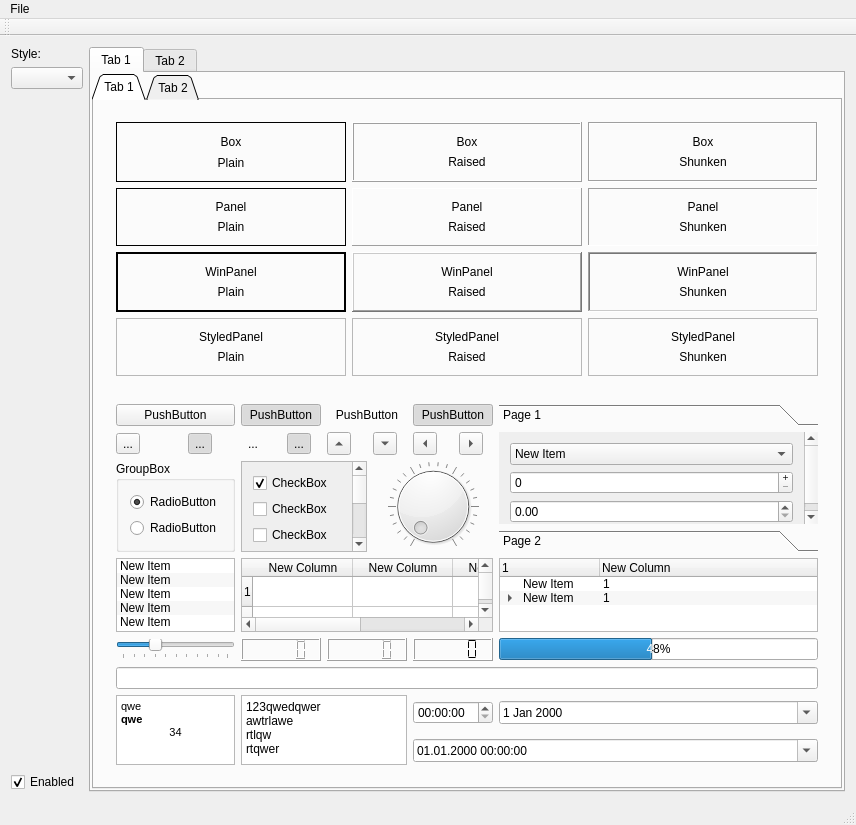
<?xml version="1.0" encoding="UTF-8"?>
<ui version="4.0">
 <class>MainWindow</class>
 <widget class="QMainWindow" name="MainWindow">
  <property name="geometry">
   <rect>
    <x>0</x>
    <y>0</y>
    <width>856</width>
    <height>816</height>
   </rect>
  </property>
  <property name="windowTitle">
   <string>MainWindow</string>
  </property>
  <widget class="QWidget" name="centralWidget">
   <layout class="QHBoxLayout" name="horizontalLayout">
    <item>
     <widget class="QWidget" name="styleWidget" native="true">
      <layout class="QVBoxLayout" name="verticalLayout_2">
       <property name="margin">
        <number>0</number>
       </property>
       <item>
        <layout class="QVBoxLayout" name="verticalLayout">
         <item>
          <widget class="QLabel" name="label">
           <property name="text">
            <string>Style:</string>
           </property>
          </widget>
         </item>
         <item>
          <widget class="QComboBox" name="styleCombo"/>
         </item>
        </layout>
       </item>
       <item>
        <widget class="ColorWidget" name="colorWidget" native="true"/>
       </item>
       <item>
        <spacer name="verticalSpacer">
         <property name="orientation">
          <enum>Qt::Vertical</enum>
         </property>
         <property name="sizeHint" stdset="0">
          <size>
           <width>20</width>
           <height>40</height>
          </size>
         </property>
        </spacer>
       </item>
       <item>
        <widget class="QCheckBox" name="enabledCheckBox">
         <property name="text">
          <string>Enabled</string>
         </property>
         <property name="checked">
          <bool>true</bool>
         </property>
        </widget>
       </item>
      </layout>
     </widget>
    </item>
    <item>
     <widget class="QTabWidget" name="tabWidget">
      <property name="tabShape">
       <enum>QTabWidget::Rounded</enum>
      </property>
      <property name="currentIndex">
       <number>0</number>
      </property>
      <widget class="QWidget" name="tab">
       <attribute name="title">
        <string>Tab 1</string>
       </attribute>
       <layout class="QVBoxLayout" name="verticalLayout_3">
        <property name="margin">
         <number>1</number>
        </property>
        <item>
         <widget class="QTabWidget" name="tabWidget_2">
          <property name="tabPosition">
           <enum>QTabWidget::North</enum>
          </property>
          <property name="tabShape">
           <enum>QTabWidget::Triangular</enum>
          </property>
          <property name="currentIndex">
           <number>0</number>
          </property>
          <widget class="QWidget" name="tab_3">
           <attribute name="title">
            <string>Tab 1</string>
           </attribute>
           <layout class="QVBoxLayout" name="verticalLayout_16">
            <item>
             <widget class="QWidget" name="frameWidget" native="true">
              <layout class="QGridLayout" name="gridLayout">
               <item row="0" column="0">
                <widget class="QFrame" name="frame_4">
                 <property name="frameShape">
                  <enum>QFrame::Box</enum>
                 </property>
                 <layout class="QVBoxLayout" name="verticalLayout_4">
                  <item>
                   <widget class="QLabel" name="label_2">
                    <property name="text">
                     <string>Box</string>
                    </property>
                    <property name="alignment">
                     <set>Qt::AlignCenter</set>
                    </property>
                   </widget>
                  </item>
                  <item>
                   <widget class="QLabel" name="label_14">
                    <property name="text">
                     <string>Plain</string>
                    </property>
                    <property name="alignment">
                     <set>Qt::AlignCenter</set>
                    </property>
                   </widget>
                  </item>
                 </layout>
                </widget>
               </item>
               <item row="0" column="1">
                <widget class="QFrame" name="frame_5">
                 <property name="frameShape">
                  <enum>QFrame::Box</enum>
                 </property>
                 <property name="frameShadow">
                  <enum>QFrame::Raised</enum>
                 </property>
                 <layout class="QVBoxLayout" name="verticalLayout_5">
                  <item>
                   <widget class="QLabel" name="label_3">
                    <property name="text">
                     <string>Box</string>
                    </property>
                    <property name="alignment">
                     <set>Qt::AlignCenter</set>
                    </property>
                   </widget>
                  </item>
                  <item>
                   <widget class="QLabel" name="label_18">
                    <property name="text">
                     <string>Raised</string>
                    </property>
                    <property name="alignment">
                     <set>Qt::AlignCenter</set>
                    </property>
                   </widget>
                  </item>
                 </layout>
                </widget>
               </item>
               <item row="0" column="2">
                <widget class="QFrame" name="frame_6">
                 <property name="frameShape">
                  <enum>QFrame::Box</enum>
                 </property>
                 <property name="frameShadow">
                  <enum>QFrame::Sunken</enum>
                 </property>
                 <layout class="QVBoxLayout" name="verticalLayout_6">
                  <item>
                   <widget class="QLabel" name="label_4">
                    <property name="text">
                     <string>Box</string>
                    </property>
                    <property name="alignment">
                     <set>Qt::AlignCenter</set>
                    </property>
                   </widget>
                  </item>
                  <item>
                   <widget class="QLabel" name="label_22">
                    <property name="text">
                     <string>Shunken</string>
                    </property>
                    <property name="alignment">
                     <set>Qt::AlignCenter</set>
                    </property>
                   </widget>
                  </item>
                 </layout>
                </widget>
               </item>
               <item row="1" column="0">
                <widget class="QFrame" name="frame_7">
                 <property name="frameShape">
                  <enum>QFrame::Panel</enum>
                 </property>
                 <layout class="QVBoxLayout" name="verticalLayout_7">
                  <item>
                   <widget class="QLabel" name="label_5">
                    <property name="text">
                     <string>Panel</string>
                    </property>
                    <property name="alignment">
                     <set>Qt::AlignCenter</set>
                    </property>
                   </widget>
                  </item>
                  <item>
                   <widget class="QLabel" name="label_15">
                    <property name="text">
                     <string>Plain</string>
                    </property>
                    <property name="alignment">
                     <set>Qt::AlignCenter</set>
                    </property>
                   </widget>
                  </item>
                 </layout>
                </widget>
               </item>
               <item row="1" column="1">
                <widget class="QFrame" name="frame_8">
                 <property name="frameShape">
                  <enum>QFrame::Panel</enum>
                 </property>
                 <property name="frameShadow">
                  <enum>QFrame::Raised</enum>
                 </property>
                 <layout class="QVBoxLayout" name="verticalLayout_8">
                  <item>
                   <widget class="QLabel" name="label_6">
                    <property name="text">
                     <string>Panel</string>
                    </property>
                    <property name="alignment">
                     <set>Qt::AlignCenter</set>
                    </property>
                   </widget>
                  </item>
                  <item>
                   <widget class="QLabel" name="label_19">
                    <property name="text">
                     <string>Raised</string>
                    </property>
                    <property name="alignment">
                     <set>Qt::AlignCenter</set>
                    </property>
                   </widget>
                  </item>
                 </layout>
                </widget>
               </item>
               <item row="1" column="2">
                <widget class="QFrame" name="frame_9">
                 <property name="frameShape">
                  <enum>QFrame::Panel</enum>
                 </property>
                 <property name="frameShadow">
                  <enum>QFrame::Sunken</enum>
                 </property>
                 <layout class="QVBoxLayout" name="verticalLayout_9">
                  <item>
                   <widget class="QLabel" name="label_7">
                    <property name="text">
                     <string>Panel</string>
                    </property>
                    <property name="alignment">
                     <set>Qt::AlignCenter</set>
                    </property>
                   </widget>
                  </item>
                  <item>
                   <widget class="QLabel" name="label_23">
                    <property name="text">
                     <string>Shunken</string>
                    </property>
                    <property name="alignment">
                     <set>Qt::AlignCenter</set>
                    </property>
                   </widget>
                  </item>
                 </layout>
                </widget>
               </item>
               <item row="2" column="0">
                <widget class="QFrame" name="frame_10">
                 <property name="frameShape">
                  <enum>QFrame::WinPanel</enum>
                 </property>
                 <layout class="QVBoxLayout" name="verticalLayout_10">
                  <item>
                   <widget class="QLabel" name="label_8">
                    <property name="text">
                     <string>WinPanel</string>
                    </property>
                    <property name="alignment">
                     <set>Qt::AlignCenter</set>
                    </property>
                   </widget>
                  </item>
                  <item>
                   <widget class="QLabel" name="label_16">
                    <property name="text">
                     <string>Plain</string>
                    </property>
                    <property name="alignment">
                     <set>Qt::AlignCenter</set>
                    </property>
                   </widget>
                  </item>
                 </layout>
                </widget>
               </item>
               <item row="2" column="1">
                <widget class="QFrame" name="frame_11">
                 <property name="frameShape">
                  <enum>QFrame::WinPanel</enum>
                 </property>
                 <property name="frameShadow">
                  <enum>QFrame::Raised</enum>
                 </property>
                 <layout class="QVBoxLayout" name="verticalLayout_11">
                  <item>
                   <widget class="QLabel" name="label_9">
                    <property name="text">
                     <string>WinPanel</string>
                    </property>
                    <property name="alignment">
                     <set>Qt::AlignCenter</set>
                    </property>
                   </widget>
                  </item>
                  <item>
                   <widget class="QLabel" name="label_20">
                    <property name="text">
                     <string>Raised</string>
                    </property>
                    <property name="alignment">
                     <set>Qt::AlignCenter</set>
                    </property>
                   </widget>
                  </item>
                 </layout>
                </widget>
               </item>
               <item row="2" column="2">
                <widget class="QFrame" name="frame_12">
                 <property name="frameShape">
                  <enum>QFrame::WinPanel</enum>
                 </property>
                 <property name="frameShadow">
                  <enum>QFrame::Sunken</enum>
                 </property>
                 <layout class="QVBoxLayout" name="verticalLayout_12">
                  <item>
                   <widget class="QLabel" name="label_10">
                    <property name="text">
                     <string>WinPanel</string>
                    </property>
                    <property name="alignment">
                     <set>Qt::AlignCenter</set>
                    </property>
                   </widget>
                  </item>
                  <item>
                   <widget class="QLabel" name="label_24">
                    <property name="text">
                     <string>Shunken</string>
                    </property>
                    <property name="alignment">
                     <set>Qt::AlignCenter</set>
                    </property>
                   </widget>
                  </item>
                 </layout>
                </widget>
               </item>
               <item row="3" column="0">
                <widget class="QFrame" name="frame_16">
                 <property name="frameShape">
                  <enum>QFrame::StyledPanel</enum>
                 </property>
                 <layout class="QVBoxLayout" name="verticalLayout_13">
                  <item>
                   <widget class="QLabel" name="label_11">
                    <property name="text">
                     <string>StyledPanel</string>
                    </property>
                    <property name="alignment">
                     <set>Qt::AlignCenter</set>
                    </property>
                   </widget>
                  </item>
                  <item>
                   <widget class="QLabel" name="label_17">
                    <property name="text">
                     <string>Plain</string>
                    </property>
                    <property name="alignment">
                     <set>Qt::AlignCenter</set>
                    </property>
                   </widget>
                  </item>
                 </layout>
                </widget>
               </item>
               <item row="3" column="1">
                <widget class="QFrame" name="frame_17">
                 <property name="frameShape">
                  <enum>QFrame::StyledPanel</enum>
                 </property>
                 <property name="frameShadow">
                  <enum>QFrame::Raised</enum>
                 </property>
                 <layout class="QVBoxLayout" name="verticalLayout_14">
                  <item>
                   <widget class="QLabel" name="label_12">
                    <property name="text">
                     <string>StyledPanel</string>
                    </property>
                    <property name="alignment">
                     <set>Qt::AlignCenter</set>
                    </property>
                   </widget>
                  </item>
                  <item>
                   <widget class="QLabel" name="label_21">
                    <property name="text">
                     <string>Raised</string>
                    </property>
                    <property name="alignment">
                     <set>Qt::AlignCenter</set>
                    </property>
                   </widget>
                  </item>
                 </layout>
                </widget>
               </item>
               <item row="3" column="2">
                <widget class="QFrame" name="frame_18">
                 <property name="frameShape">
                  <enum>QFrame::StyledPanel</enum>
                 </property>
                 <property name="frameShadow">
                  <enum>QFrame::Sunken</enum>
                 </property>
                 <layout class="QVBoxLayout" name="verticalLayout_15">
                  <item>
                   <widget class="QLabel" name="label_13">
                    <property name="text">
                     <string>StyledPanel</string>
                    </property>
                    <property name="alignment">
                     <set>Qt::AlignCenter</set>
                    </property>
                   </widget>
                  </item>
                  <item>
                   <widget class="QLabel" name="label_25">
                    <property name="text">
                     <string>Shunken</string>
                    </property>
                    <property name="alignment">
                     <set>Qt::AlignCenter</set>
                    </property>
                   </widget>
                  </item>
                 </layout>
                </widget>
               </item>
              </layout>
             </widget>
            </item>
            <item>
             <widget class="QWidget" name="mainWidget" native="true">
              <layout class="QGridLayout" name="gridLayout_6">
               <item row="0" column="0" colspan="2">
                <widget class="QPushButton" name="pushButton_9">
                 <property name="text">
                  <string>PushButton</string>
                 </property>
                </widget>
               </item>
               <item row="0" column="2" colspan="2">
                <widget class="QPushButton" name="pushButton_10">
                 <property name="text">
                  <string>PushButton</string>
                 </property>
                 <property name="checkable">
                  <bool>true</bool>
                 </property>
                 <property name="checked">
                  <bool>true</bool>
                 </property>
                </widget>
               </item>
               <item row="0" column="4" colspan="2">
                <widget class="QPushButton" name="pushButton_11">
                 <property name="text">
                  <string>PushButton</string>
                 </property>
                 <property name="flat">
                  <bool>true</bool>
                 </property>
                </widget>
               </item>
               <item row="0" column="6" colspan="2">
                <widget class="QPushButton" name="pushButton_12">
                 <property name="text">
                  <string>PushButton</string>
                 </property>
                 <property name="checkable">
                  <bool>true</bool>
                 </property>
                 <property name="checked">
                  <bool>true</bool>
                 </property>
                 <property name="flat">
                  <bool>true</bool>
                 </property>
                </widget>
               </item>
               <item row="0" column="8" rowspan="3">
                <widget class="QToolBox" name="toolBox_3">
                 <property name="currentIndex">
                  <number>0</number>
                 </property>
                 <widget class="QWidget" name="page_5">
                  <property name="geometry">
                   <rect>
                    <x>0</x>
                    <y>0</y>
                    <width>357</width>
                    <height>114</height>
                   </rect>
                  </property>
                  <attribute name="label">
                   <string>Page 1</string>
                  </attribute>
                  <layout class="QVBoxLayout" name="verticalLayout_47">
                   <item>
                    <widget class="QComboBox" name="comboBox_3">
                     <item>
                      <property name="text">
                       <string>New Item</string>
                      </property>
                     </item>
                     <item>
                      <property name="text">
                       <string>New Item</string>
                      </property>
                     </item>
                     <item>
                      <property name="text">
                       <string>New Item</string>
                      </property>
                     </item>
                     <item>
                      <property name="text">
                       <string>New Item</string>
                      </property>
                     </item>
                     <item>
                      <property name="text">
                       <string>New Item</string>
                      </property>
                     </item>
                     <item>
                      <property name="text">
                       <string>New Item</string>
                      </property>
                     </item>
                     <item>
                      <property name="text">
                       <string>New Item</string>
                      </property>
                     </item>
                     <item>
                      <property name="text">
                       <string>New Item</string>
                      </property>
                     </item>
                     <item>
                      <property name="text">
                       <string>New Item</string>
                      </property>
                     </item>
                     <item>
                      <property name="text">
                       <string>New Item</string>
                      </property>
                     </item>
                     <item>
                      <property name="text">
                       <string>New Item</string>
                      </property>
                     </item>
                     <item>
                      <property name="text">
                       <string>New Item</string>
                      </property>
                     </item>
                    </widget>
                   </item>
                   <item>
                    <widget class="QSpinBox" name="spinBox_3">
                     <property name="buttonSymbols">
                      <enum>QAbstractSpinBox::PlusMinus</enum>
                     </property>
                    </widget>
                   </item>
                   <item>
                    <widget class="QDoubleSpinBox" name="doubleSpinBox_3"/>
                   </item>
                  </layout>
                 </widget>
                 <widget class="QWidget" name="page_6">
                  <property name="geometry">
                   <rect>
                    <x>0</x>
                    <y>0</y>
                    <width>96</width>
                    <height>26</height>
                   </rect>
                  </property>
                  <attribute name="label">
                   <string>Page 2</string>
                  </attribute>
                 </widget>
                </widget>
               </item>
               <item row="1" column="0">
                <widget class="QToolButton" name="toolButton_17">
                 <property name="text">
                  <string>...</string>
                 </property>
                </widget>
               </item>
               <item row="1" column="1">
                <widget class="QToolButton" name="toolButton_18">
                 <property name="text">
                  <string>...</string>
                 </property>
                 <property name="checkable">
                  <bool>true</bool>
                 </property>
                 <property name="checked">
                  <bool>true</bool>
                 </property>
                </widget>
               </item>
               <item row="1" column="2">
                <widget class="QToolButton" name="toolButton_19">
                 <property name="text">
                  <string>...</string>
                 </property>
                 <property name="autoRaise">
                  <bool>true</bool>
                 </property>
                </widget>
               </item>
               <item row="1" column="3">
                <widget class="QToolButton" name="toolButton_20">
                 <property name="text">
                  <string>...</string>
                 </property>
                 <property name="checkable">
                  <bool>true</bool>
                 </property>
                 <property name="checked">
                  <bool>true</bool>
                 </property>
                 <property name="autoRaise">
                  <bool>true</bool>
                 </property>
                </widget>
               </item>
               <item row="1" column="4">
                <widget class="QToolButton" name="toolButton_21">
                 <property name="text">
                  <string>...</string>
                 </property>
                 <property name="arrowType">
                  <enum>Qt::UpArrow</enum>
                 </property>
                </widget>
               </item>
               <item row="1" column="5">
                <widget class="QToolButton" name="toolButton_22">
                 <property name="text">
                  <string>...</string>
                 </property>
                 <property name="arrowType">
                  <enum>Qt::DownArrow</enum>
                 </property>
                </widget>
               </item>
               <item row="1" column="6">
                <widget class="QToolButton" name="toolButton_23">
                 <property name="text">
                  <string>...</string>
                 </property>
                 <property name="arrowType">
                  <enum>Qt::LeftArrow</enum>
                 </property>
                </widget>
               </item>
               <item row="1" column="7">
                <widget class="QToolButton" name="toolButton_24">
                 <property name="text">
                  <string>...</string>
                 </property>
                 <property name="arrowType">
                  <enum>Qt::RightArrow</enum>
                 </property>
                </widget>
               </item>
               <item row="2" column="0" colspan="2">
                <widget class="QGroupBox" name="groupBox_3">
                 <property name="title">
                  <string>GroupBox</string>
                 </property>
                 <layout class="QVBoxLayout" name="verticalLayout_48">
                  <item>
                   <widget class="QRadioButton" name="radioButton_5">
                    <property name="text">
                     <string>RadioButton</string>
                    </property>
                    <property name="checked">
                     <bool>true</bool>
                    </property>
                   </widget>
                  </item>
                  <item>
                   <widget class="QRadioButton" name="radioButton_6">
                    <property name="text">
                     <string>RadioButton</string>
                    </property>
                   </widget>
                  </item>
                  <item>
                   <spacer name="verticalSpacer_4">
                    <property name="orientation">
                     <enum>Qt::Vertical</enum>
                    </property>
                    <property name="sizeHint" stdset="0">
                     <size>
                      <width>20</width>
                      <height>40</height>
                     </size>
                    </property>
                   </spacer>
                  </item>
                 </layout>
                </widget>
               </item>
               <item row="2" column="2" colspan="3">
                <widget class="QScrollArea" name="scrollArea_3">
                 <property name="verticalScrollBarPolicy">
                  <enum>Qt::ScrollBarAlwaysOn</enum>
                 </property>
                 <property name="widgetResizable">
                  <bool>true</bool>
                 </property>
                 <widget class="QWidget" name="scrollAreaWidgetContents_3">
                  <property name="geometry">
                   <rect>
                    <x>0</x>
                    <y>0</y>
                    <width>98</width>
                    <height>180</height>
                   </rect>
                  </property>
                  <layout class="QVBoxLayout" name="verticalLayout_49">
                   <item>
                    <widget class="QCheckBox" name="checkBox_15">
                     <property name="text">
                      <string>CheckBox</string>
                     </property>
                     <property name="checked">
                      <bool>true</bool>
                     </property>
                    </widget>
                   </item>
                   <item>
                    <widget class="QCheckBox" name="checkBox_16">
                     <property name="text">
                      <string>CheckBox</string>
                     </property>
                     <property name="checked">
                      <bool>false</bool>
                     </property>
                     <property name="tristate">
                      <bool>true</bool>
                     </property>
                    </widget>
                   </item>
                   <item>
                    <widget class="QCheckBox" name="checkBox_17">
                     <property name="text">
                      <string>CheckBox</string>
                     </property>
                    </widget>
                   </item>
                   <item>
                    <widget class="QCheckBox" name="checkBox_18">
                     <property name="text">
                      <string>CheckBox</string>
                     </property>
                    </widget>
                   </item>
                   <item>
                    <widget class="QCheckBox" name="checkBox_19">
                     <property name="text">
                      <string>CheckBox</string>
                     </property>
                    </widget>
                   </item>
                   <item>
                    <widget class="QCheckBox" name="checkBox_20">
                     <property name="text">
                      <string>CheckBox</string>
                     </property>
                    </widget>
                   </item>
                   <item>
                    <widget class="QCheckBox" name="checkBox_21">
                     <property name="text">
                      <string>CheckBox</string>
                     </property>
                    </widget>
                   </item>
                  </layout>
                 </widget>
                </widget>
               </item>
               <item row="2" column="5" colspan="3">
                <widget class="QDial" name="dial_3">
                 <property name="notchesVisible">
                  <bool>true</bool>
                 </property>
                </widget>
               </item>
               <item row="3" column="0" colspan="2">
                <widget class="QListWidget" name="listWidget_3">
                 <property name="alternatingRowColors">
                  <bool>true</bool>
                 </property>
                 <item>
                  <property name="text">
                   <string>New Item</string>
                  </property>
                 </item>
                 <item>
                  <property name="text">
                   <string>New Item</string>
                  </property>
                 </item>
                 <item>
                  <property name="text">
                   <string>New Item</string>
                  </property>
                 </item>
                 <item>
                  <property name="text">
                   <string>New Item</string>
                  </property>
                 </item>
                 <item>
                  <property name="text">
                   <string>New Item</string>
                  </property>
                 </item>
                </widget>
               </item>
               <item row="3" column="2" colspan="6">
                <widget class="QTableWidget" name="tableWidget_3">
                 <row>
                  <property name="text">
                   <string>1</string>
                  </property>
                 </row>
                 <row>
                  <property name="text">
                   <string>2</string>
                  </property>
                 </row>
                 <row>
                  <property name="text">
                   <string>3</string>
                  </property>
                 </row>
                 <row>
                  <property name="text">
                   <string>4</string>
                  </property>
                 </row>
                 <row>
                  <property name="text">
                   <string>5</string>
                  </property>
                 </row>
                 <row>
                  <property name="text">
                   <string>6</string>
                  </property>
                 </row>
                 <column>
                  <property name="text">
                   <string>New Column</string>
                  </property>
                 </column>
                 <column>
                  <property name="text">
                   <string>New Column</string>
                  </property>
                 </column>
                 <column>
                  <property name="text">
                   <string>New Column</string>
                  </property>
                 </column>
                 <column>
                  <property name="text">
                   <string>New Column</string>
                  </property>
                 </column>
                </widget>
               </item>
               <item row="3" column="8">
                <widget class="QTreeWidget" name="treeWidget">
                 <property name="alternatingRowColors">
                  <bool>true</bool>
                 </property>
                 <column>
                  <property name="text">
                   <string>1</string>
                  </property>
                 </column>
                 <column>
                  <property name="text">
                   <string>New Column</string>
                  </property>
                 </column>
                 <item>
                  <property name="text">
                   <string>New Item</string>
                  </property>
                  <property name="text">
                   <string>1</string>
                  </property>
                 </item>
                 <item>
                  <property name="text">
                   <string>New Item</string>
                  </property>
                  <property name="text">
                   <string>1</string>
                  </property>
                  <item>
                   <property name="text">
                    <string>New Subitem</string>
                   </property>
                   <property name="text">
                    <string>2</string>
                   </property>
                   <item>
                    <property name="text">
                     <string>New Subitem</string>
                    </property>
                    <property name="text">
                     <string>3</string>
                    </property>
                   </item>
                  </item>
                 </item>
                </widget>
               </item>
               <item row="4" column="0" colspan="2">
                <widget class="QSlider" name="horizontalSlider_3">
                 <property name="value">
                  <number>30</number>
                 </property>
                 <property name="orientation">
                  <enum>Qt::Horizontal</enum>
                 </property>
                 <property name="tickPosition">
                  <enum>QSlider::TicksBelow</enum>
                 </property>
                </widget>
               </item>
               <item row="4" column="2" colspan="2">
                <widget class="QLCDNumber" name="lcdNumber_7"/>
               </item>
               <item row="4" column="4" colspan="2">
                <widget class="QLCDNumber" name="lcdNumber_8">
                 <property name="segmentStyle">
                  <enum>QLCDNumber::Outline</enum>
                 </property>
                </widget>
               </item>
               <item row="4" column="6" colspan="2">
                <widget class="QLCDNumber" name="lcdNumber_9">
                 <property name="segmentStyle">
                  <enum>QLCDNumber::Flat</enum>
                 </property>
                </widget>
               </item>
               <item row="4" column="8">
                <widget class="QProgressBar" name="progressBar_3">
                 <property name="value">
                  <number>48</number>
                 </property>
                </widget>
               </item>
               <item row="5" column="0" colspan="9">
                <widget class="QLineEdit" name="lineEdit_3"/>
               </item>
               <item row="6" column="0" rowspan="2" colspan="2">
                <widget class="QTextEdit" name="textEdit_3">
                 <property name="html">
                  <string>&lt;!DOCTYPE HTML PUBLIC &quot;-//W3C//DTD HTML 4.0//EN&quot; &quot;http://www.w3.org/TR/REC-html40/strict.dtd&quot;&gt;
&lt;html&gt;&lt;head&gt;&lt;meta name=&quot;qrichtext&quot; content=&quot;1&quot; /&gt;&lt;style type=&quot;text/css&quot;&gt;
p, li { white-space: pre-wrap; }
&lt;/style&gt;&lt;/head&gt;&lt;body style=&quot; font-family:'MS Shell Dlg 2'; font-size:8.25pt; font-weight:400; font-style:normal;&quot;&gt;
&lt;p style=&quot; margin-top:0px; margin-bottom:0px; margin-left:0px; margin-right:0px; -qt-block-indent:0; text-indent:0px;&quot;&gt;&lt;span style=&quot; font-size:8pt;&quot;&gt;qwe&lt;/span&gt;&lt;/p&gt;
&lt;p style=&quot; margin-top:0px; margin-bottom:0px; margin-left:0px; margin-right:0px; -qt-block-indent:0; text-indent:0px;&quot;&gt;&lt;span style=&quot; font-size:8pt; font-weight:600;&quot;&gt;qwe&lt;/span&gt;&lt;/p&gt;
&lt;p align=&quot;center&quot; style=&quot; margin-top:0px; margin-bottom:0px; margin-left:0px; margin-right:0px; -qt-block-indent:0; text-indent:0px;&quot;&gt;&lt;span style=&quot; font-size:8pt;&quot;&gt;34&lt;/span&gt;&lt;/p&gt;&lt;/body&gt;&lt;/html&gt;</string>
                 </property>
                </widget>
               </item>
               <item row="6" column="2" rowspan="2" colspan="4">
                <widget class="QPlainTextEdit" name="plainTextEdit_3">
                 <property name="plainText">
                  <string>123qwedqwer
awtrlawe
rtlqw
rtqwer</string>
                 </property>
                </widget>
               </item>
               <item row="6" column="6" colspan="2">
                <widget class="QTimeEdit" name="timeEdit_3">
                 <property name="displayFormat">
                  <string>HH:mm:ss</string>
                 </property>
                </widget>
               </item>
               <item row="7" column="6" colspan="3">
                <widget class="QDateTimeEdit" name="dateTimeEdit_3">
                 <property name="displayFormat">
                  <string>dd.MM.yyyy HH:mm:ss</string>
                 </property>
                 <property name="calendarPopup">
                  <bool>true</bool>
                 </property>
                </widget>
               </item>
               <item row="6" column="8">
                <widget class="QDateEdit" name="dateEdit_3">
                 <property name="calendarPopup">
                  <bool>true</bool>
                 </property>
                </widget>
               </item>
              </layout>
             </widget>
            </item>
           </layout>
          </widget>
          <widget class="QWidget" name="tab_4">
           <attribute name="title">
            <string>Tab 2</string>
           </attribute>
          </widget>
         </widget>
        </item>
       </layout>
      </widget>
      <widget class="QWidget" name="tab_2">
       <attribute name="title">
        <string>Tab 2</string>
       </attribute>
       <layout class="QVBoxLayout" name="verticalLayout_34">
        <property name="margin">
         <number>1</number>
        </property>
       </layout>
      </widget>
     </widget>
    </item>
   </layout>
  </widget>
  <widget class="QMenuBar" name="menuBar">
   <property name="geometry">
    <rect>
     <x>0</x>
     <y>0</y>
     <width>856</width>
     <height>18</height>
    </rect>
   </property>
   <widget class="QMenu" name="menuFile">
    <property name="title">
     <string>File</string>
    </property>
    <addaction name="actionLoad"/>
    <addaction name="actionSave"/>
    <addaction name="separator"/>
    <addaction name="actionExit"/>
   </widget>
   <addaction name="menuFile"/>
  </widget>
  <widget class="QToolBar" name="mainToolBar">
   <attribute name="toolBarArea">
    <enum>TopToolBarArea</enum>
   </attribute>
   <attribute name="toolBarBreak">
    <bool>false</bool>
   </attribute>
  </widget>
  <widget class="QStatusBar" name="mainStatusBar"/>
  <action name="actionExit">
   <property name="text">
    <string>Exit</string>
   </property>
   <property name="shortcut">
    <string>Ctrl+X</string>
   </property>
  </action>
  <action name="actionSave">
   <property name="text">
    <string>Save...</string>
   </property>
   <property name="shortcut">
    <string>Ctrl+S</string>
   </property>
  </action>
  <action name="actionLoad">
   <property name="text">
    <string>Load...</string>
   </property>
   <property name="shortcut">
    <string>Ctrl+O</string>
   </property>
  </action>
 </widget>
 <layoutdefault spacing="6" margin="11"/>
 <customwidgets>
  <customwidget>
   <class>ColorWidget</class>
   <extends>QWidget</extends>
   <header location="global">ColorWidget.h</header>
   <container>1</container>
  </customwidget>
 </customwidgets>
 <resources/>
 <connections/>
</ui>
